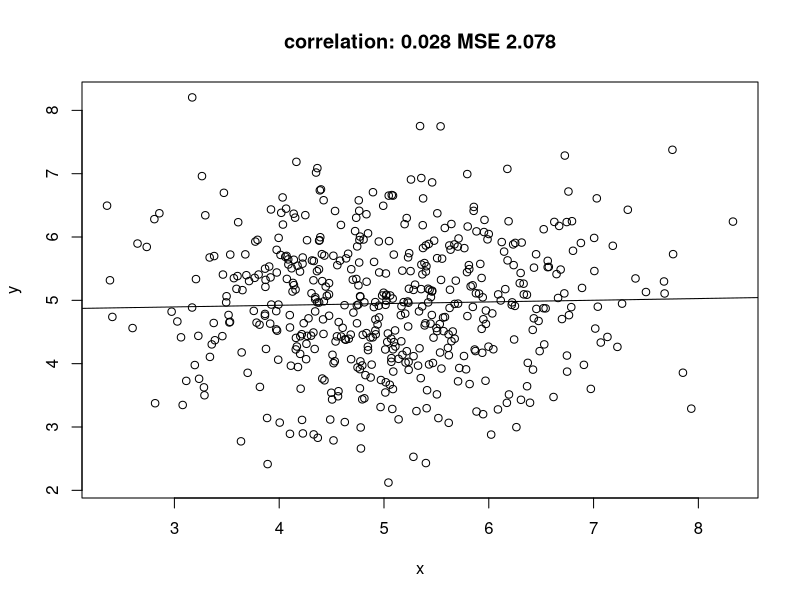
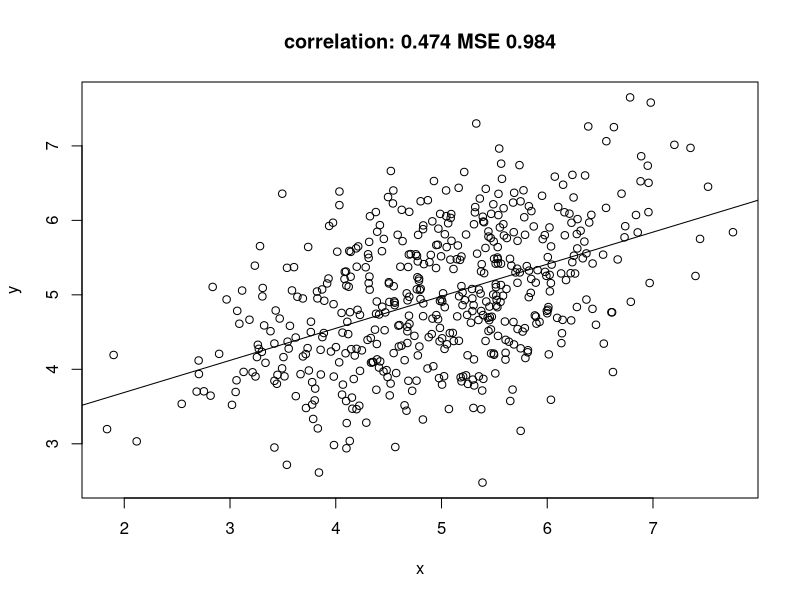
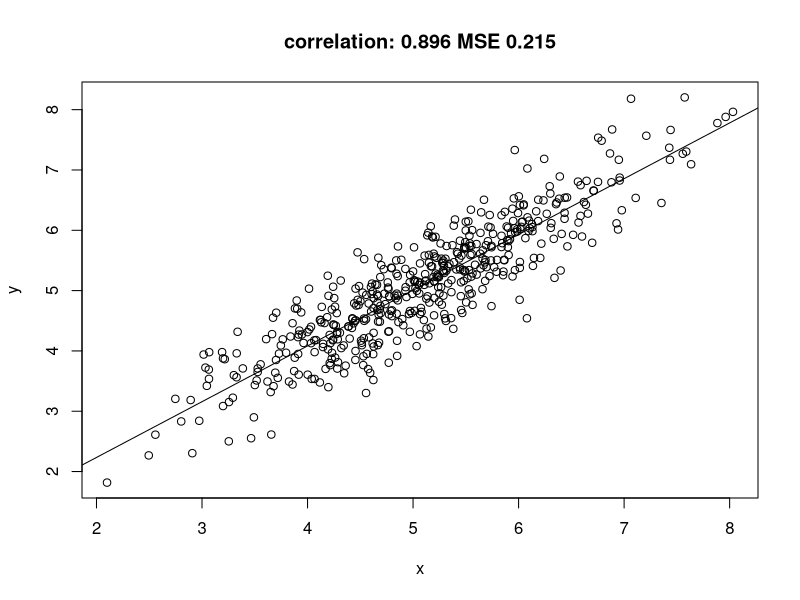
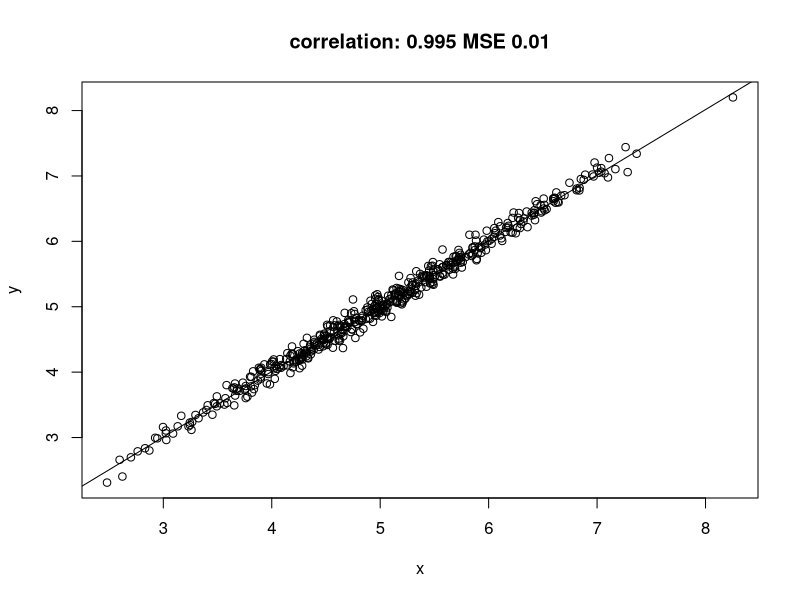

Write the R code that produced these figures, in order.
## ---- chunk 1
library(mvtnorm)
r = 0.0
Sigma = cbind(c(1, r), c(r, 1))
out = rmvnorm(500, c(5,5), Sigma)
x = out[,1]
y = out[,2]
plot(x, y)
model = lm(y~x)
summary(model)
lines(abline(model))
mse = round(mean((x-y)^2), digits=3)
title(paste("correlation:", round(cor(x,y),digits=3), "MSE", mse))

r = .5
Sigma = cbind(c(1, r), c(r, 1))
out = rmvnorm(500, c(5,5), Sigma)
x = out[,1]
y = out[,2]
plot(x, y)
model = lm(y~x)
summary(model)
lines(abline(model))
mse = round(mean((x-y)^2), digits=3)
title(paste("correlation:", round(cor(x,y),digits=3), "MSE", mse))

r = .9
Sigma = cbind(c(1, r), c(r, 1))
out = rmvnorm(500, c(5,5), Sigma)
x = out[,1]
y = out[,2]
plot(x, y)
model = lm(y~x)
summary(model)
lines(abline(model))
mse = round(mean((x-y)^2), digits=3)
title(paste("correlation:", round(cor(x,y),digits=3), "MSE", mse))

r = .95
Sigma = cbind(c(1, r), c(r, 1))
out = rmvnorm(500, c(5,5), Sigma)
x = out[,1]
y = out[,2]
y = x + 0.1 * rnorm(500)
plot(x, y)
model = lm(y~x)
summary(model)
lines(abline(model))
mse = round(mean((x-y)^2), digits=3)
title(paste("correlation:", round(cor(x,y),digits=3), "MSE", mse))
## ---- chunk 2
library(sp)
cov = function(h) exp(-h)

sk = function(data, newdata, mu, cov) {
	library(sp) # spDists
	V = cov(spDists(data))
	v = cov(spDists(data, newdata))
	mu + t(v) %*% solve(V, data[[1]] - mu)
}

# prediction location
newdata = SpatialPoints(cbind(0,0))

# observation locations:
pts = SpatialPoints(cbind(1,1))
data = SpatialPointsDataFrame(pts, data.frame(z = 3))

sk(data, newdata, 0, cov)
